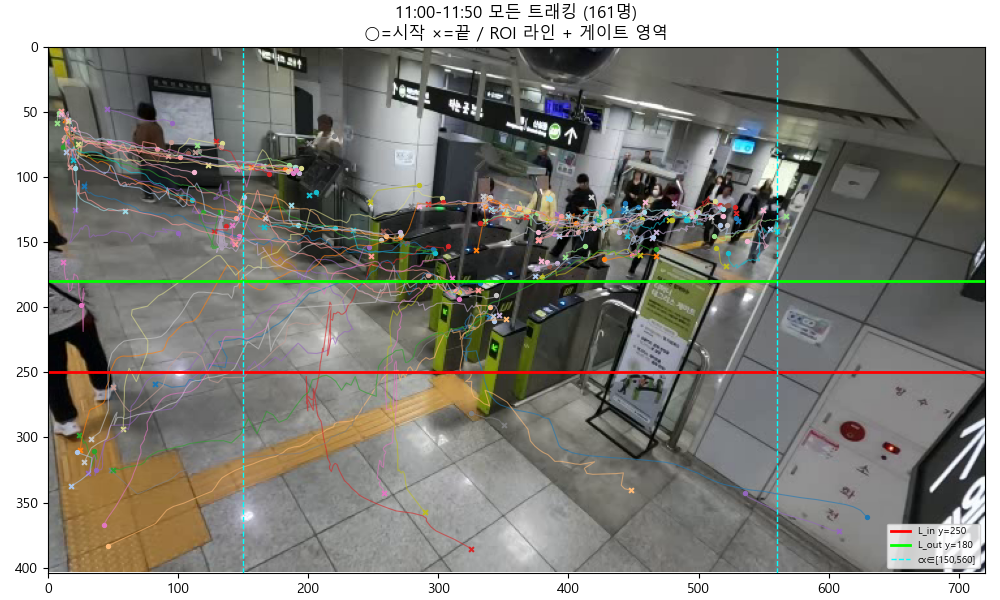

Write the Python code that produced this figure.
"""11:00-11:50 시점 트래킹 궤적 + ROI 라인 시각화"""
import os, sys
try: sys.stdout.reconfigure(encoding="utf-8")
except Exception: pass
import cv2, numpy as np, pandas as pd
import matplotlib
matplotlib.use("Agg")
import matplotlib.pyplot as plt
matplotlib.rcParams["font.family"] = "Malgun Gothic"
matplotlib.rcParams["axes.unicode_minus"] = False

VIDEO = r"C:\Users\aaron\tagless\개찰구 촬영 영상\1\GX010193_blurred.MP4"
DIR = r"C:\Users\aaron\tagless\영상데이터"
LINE_IN_Y, LINE_OUT_Y = 250, 180
GATE_CX_MIN, GATE_CX_MAX = 150, 560

df = pd.read_csv(os.path.join(DIR, "tracks_full.csv"))
df["cy_center"] = (df["y1"] + df["y2"]) / 2.0
w = df[(df.t_sec>=660)&(df.t_sec<=710)]
print(f"11:00-11:50: {len(w)} rows, {w.id.nunique()} ids")

cap = cv2.VideoCapture(VIDEO)
cap.set(cv2.CAP_PROP_POS_FRAMES, int(685*29.97))   # 11:25
ok, base = cap.read()
cap.release()

fig, ax = plt.subplots(figsize=(10, 6), dpi=100)
ax.imshow(cv2.cvtColor(base, cv2.COLOR_BGR2RGB))
cmap = plt.cm.tab20
ids = w.id.unique()
print(f"plotting {len(ids)} tracks...")
for k, pid in enumerate(ids):
    g = w[w.id==pid].sort_values("frame")
    if len(g) < 5: continue
    color = cmap(k % 20)
    ax.plot(g.cx, g.cy_center, color=color, lw=0.8, alpha=0.6)
    # 시작 점
    ax.scatter(g.cx.iloc[0], g.cy_center.iloc[0], color=color, s=8, marker="o")
    # 끝 점
    ax.scatter(g.cx.iloc[-1], g.cy_center.iloc[-1], color=color, s=12, marker="x")

# ROI lines
ax.axhline(LINE_IN_Y,  color="red",   lw=2, label=f"L_in y={LINE_IN_Y}")
ax.axhline(LINE_OUT_Y, color="lime",  lw=2, label=f"L_out y={LINE_OUT_Y}")
ax.axvline(GATE_CX_MIN, color="cyan", lw=1, ls="--")
ax.axvline(GATE_CX_MAX, color="cyan", lw=1, ls="--", label=f"cx∈[{GATE_CX_MIN},{GATE_CX_MAX}]")

ax.set_xlim(0, base.shape[1]); ax.set_ylim(base.shape[0], 0)
ax.legend(loc="lower right", fontsize=7)
ax.set_title(f"11:00-11:50 모든 트래킹 ({len(ids)}명)\n○=시작 ×=끝 / ROI 라인 + 게이트 영역")
fig.tight_layout()
fig.savefig(os.path.join(DIR, "viz_11min.png"))
print("saved:", os.path.join(DIR, "viz_11min.png"))

# 통과 방향 통계
print("\n방향 통계 (cy_center 시작-끝 변화):")
spans = []
for pid in ids:
    g = w[w.id==pid].sort_values("frame")
    if len(g) < 6: continue
    dy = g.cy_center.iloc[-1] - g.cy_center.iloc[0]
    spans.append((pid, dy, g.cx.mean(), len(g)))
spans = pd.DataFrame(spans, columns=["id","dy","cx_avg","n"])
print(f"  down (dy<-10): {(spans.dy<-10).sum()}")
print(f"  up   (dy>+10): {(spans.dy>10).sum()}")
print(f"  stay (|dy|<10): {(spans.dy.abs()<=10).sum()}")
